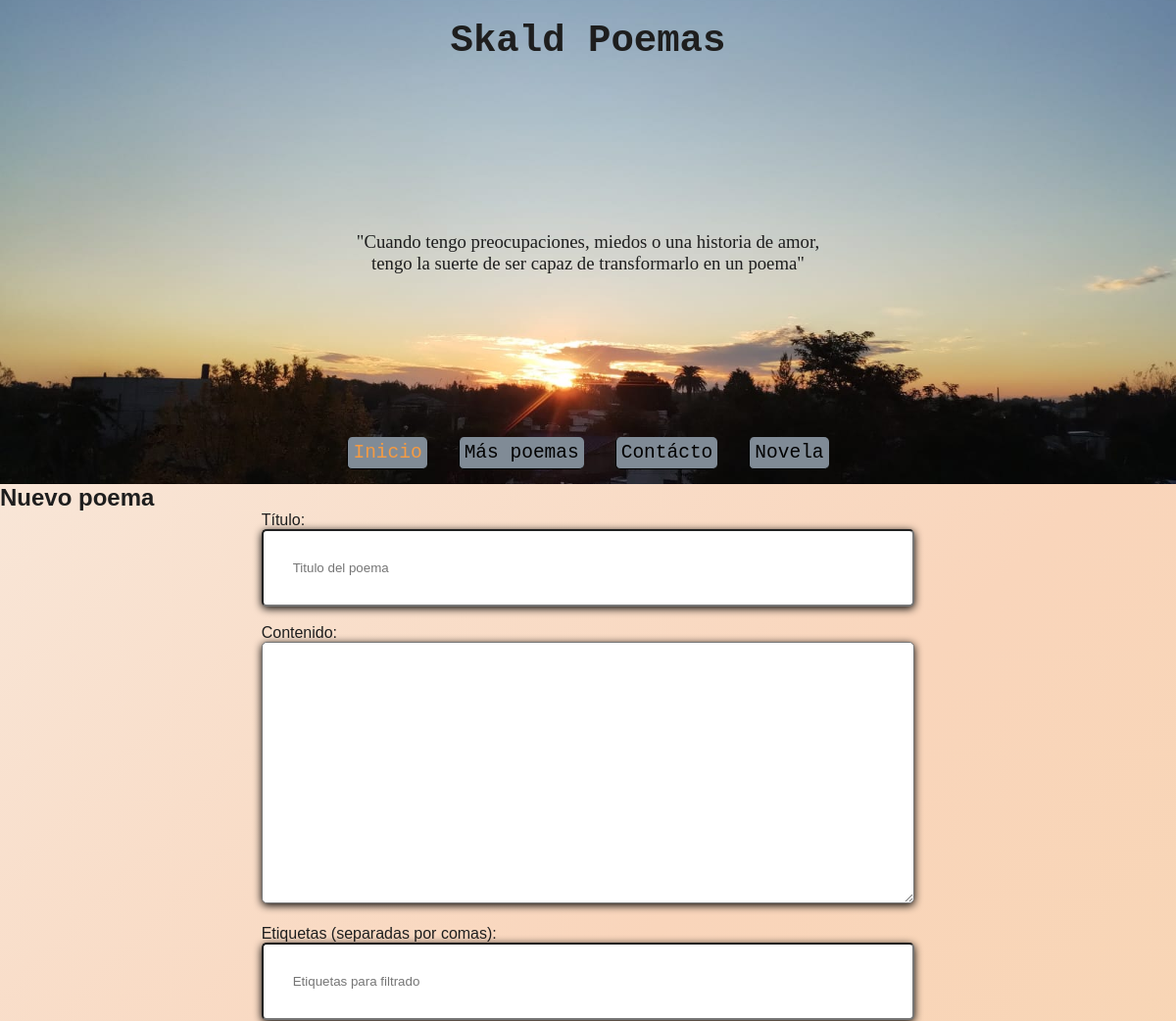
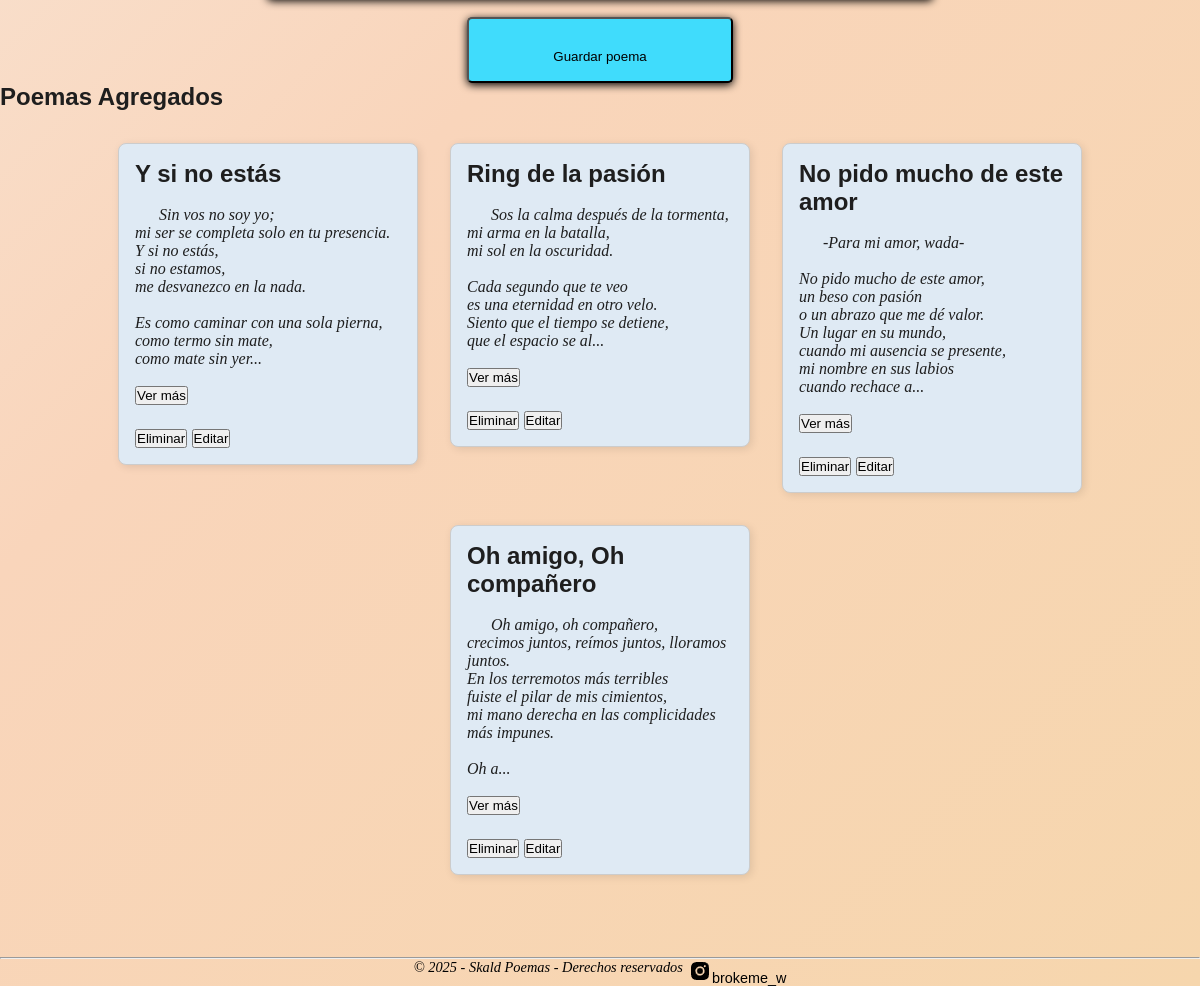
The page /admin/agregar (signed in) on the database its author committed (2 pictures, top to bottom).
### tables this page shows
CREATE TABLE poemas (
    id INTEGER PRIMARY KEY AUTOINCREMENT, 
    titulo TEXT NOT NULL,
    contenido TEXT NOT NULL,
    etiquetas TEXT,
    fecha TEXT
    );

### poemas/routes/admin.py (the view, shortened to what this page needs)
@bp.route('/admin/agregar', methods=['GET', 'POST'])
def agregar():
    if 'usuario' not in session:
        return redirect(url_for('poemas.login'))
    poemas = obtener_poemas()
    return render_template('admin/agregar.html', poemas=poemas)

### poemas/models.py (called while the page is built)
def conectar_bd():
    conn = sqlite3.connect(current_app.config['DATABASE'])
    conn.row_factory = sqlite3.Row
    return conn

def obtener_poemas():
    conn = conectar_bd()
    cur = conn.cursor()
    cur.execute("SELECT * FROM poemas ORDER BY id DESC")
    poemas = cur.fetchall()
    conn.close()
    return poemas

### templates/admin/agregar.html (shortened to what this page needs)
{% extends "base.html" %}
{% block contenido %}
<h2>Nuevo poema</h2>
<main class="form_container">
  <form method="POST" class="form_poema" id="ajax_form_agregar">
     <label for="titulo">Título:</label><br>
     <input type="text" class="enviar_poema titulo" id="titulo" name="titulo" placeholder="Titulo del poema" required><br><br>
     <label for="contenido">Contenido:</label><br>
     <textarea class="contenido enviar_poema" id="contenido" name="contenido" rows="10" placeholder="Exprese el poema" required> </textarea><br><br>
     <label for="etiquetas">Etiquetas (separadas por comas):</label><br>
     <input placeholder="Etiquetas para filtrado" class="enviar_poema" type="text" id="etiquetas" name="etiquetas"><br><br>
     <button class="enviar_poema boton" type="submit">Guardar poema</button>
  </form>
</main>
<h2>Poemas Agregados</h2>
<section id="lista-poemas-admin" class="poemas">
  {% for poema in poemas %}
  <article class="poema">
    <h2>{{ poema.titulo }}</h2>
    <p id="resumen-{{ poema.id }}" style="white-space: pre-wrap;">
      {{ poema.contenido[:200] }}{% if poema.contenido|length > 200 %}...{% endif %}
    </p>
    {% if poema.contenido|length > 200 %}
    <button class="btn-ver-mas" data-id="{{ poema.id }}" id="btn-{{ poema.id }}">Ver más</button>
    {% endif %}
    <div class="admin-actions" style="margin-top: .5rem;">
      <form action="{{ url_for('poemas.eliminar', id=poema.id) }}" method="POST" style="display:inline;">
        <button type="submit" onclick="return confirm('¿Estás seguro que querés eliminar este poema?')">Eliminar</button>
      </form>
      <a href="{{ url_for('poemas.editar', id=poema.id) }}">
        <button type="button">Editar</button>
      </a>
    </div>
  </article>
  {% endfor %}
</section>
{% endblock %}

### static/CSS/base.css (style rules this page uses)
body { background: linear-gradient(135deg, #f8ede3, #f9d5bb, #f6d6ad); min-height: 100vh; color: #1e1e1e; }
* { margin: 0; padding: 0; box-sizing: border-box; }
p { font-family: 'Baskerville', serif; font-style: italic; }

### static/CSS/index.css (style rules this page uses)
.poemas { display: flex; gap: 2rem; justify-content: center; flex-wrap: wrap; padding: 2rem; align-items: flex-start; }
.poema { background-color:#dfeaf4; border: 1px solid #ccc; padding: 1rem; width: 300px; box-shadow: 2px 2px 8px rgba(0,0,0,0.1); border-radius: 8px; transition: transform 0.2s ease; user-select: none; }
.poema a { display: inline-block; margin-top: 1rem; color: #0066cc; text-decoration: none; }

### static/CSS/admin.css (style rules this page uses)
.form_container { display: flex; justify-content: center; align-items: center; }
.enviar_poema { width: 50em; padding: 30px; border-radius: 5px; box-shadow: 0 2px 8px #000; }
input { padding: 15px; }
.contenido { max-width: 100%; min-width: 100%; max-height: 20em; min-height: 20em; }
.boton { font-family: Arial, Helvetica, sans-serif; background-color: #40dcfc; width: 20em; height: 5em; margin: 0 auto; display: block; }

### templates/head.html (style rules this page uses)
body { font-family: sans-serif; }

### rows shown on the page
poemas: titulo "Y si no estás", contenido "Sin vos no soy yo; mi ser se completa solo en tu presencia. Y si no estás, si no estamos, me desvanezco en la nada. Es como caminar con una sola pierna, como termo sin mate, como mate sin yer"
poemas: titulo "Ring de la pasión", contenido "Sos la calma después de la tormenta, mi arma en la batalla, mi sol en la oscuridad. Cada segundo que te veo es una eternidad en otro velo. Siento que el tiempo se detiene, que el espacio se al"
poemas: titulo "No pido mucho de este amor", contenido "-Para mi amor, wada- No pido mucho de este amor, un beso con pasión o un abrazo que me dé valor. Un lugar en su mundo, cuando mi ausencia se presente, mi nombre en sus labios cuando rechace a"
poemas: titulo "Oh amigo, Oh compañero", contenido "Oh amigo, oh compañero, crecimos juntos, reímos juntos, lloramos juntos. En los terremotos más terribles fuiste el pilar de mis cimientos, mi mano derecha en las complicidades más impunes. Oh a"
